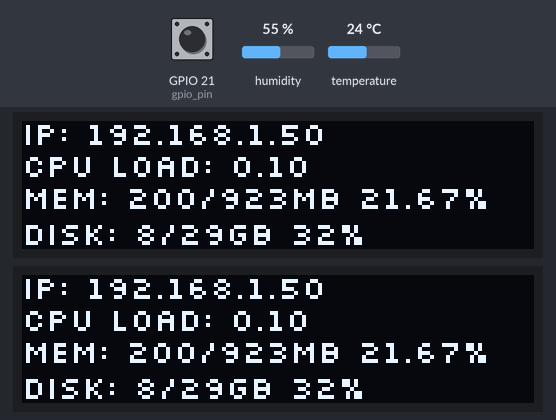
Recording of a program running on a simulated Raspberry Pi (BCM pin numbers). Parts: 2 × 128×32 one-colour display. The inputs (shaded band) are chosen by the test bench; at power-on: GPIO 21 (gpio_pin) LOW, humidity 55 %, temperature 24 °C. System figures (address, load, memory, disk, uptime) are fixed made-up values; text uses the font file from the repository; library files of the repository ran but are not shown: dht11.py; what the program prints to the terminal is not drawn.

Above: at 1.5 s.
1.6 s: GPIO 21 (gpio_pin) pulled HIGH for 0.7 s
At 2.1 s:
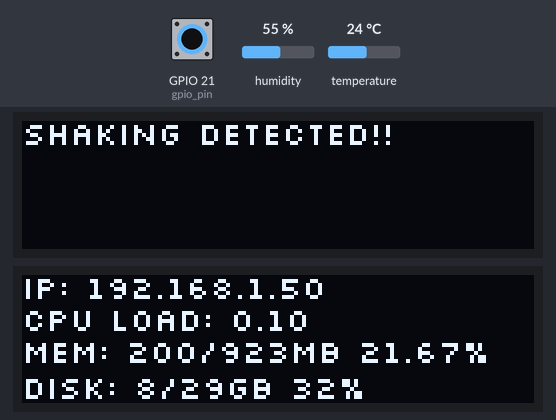
5.5 s: GPIO 21 (gpio_pin) pulled HIGH for 1 s
At 8.1 s:
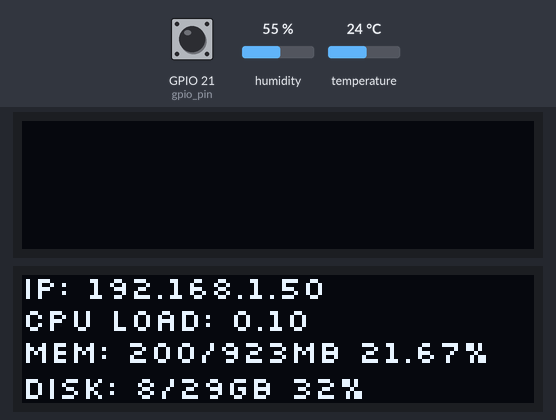
9.7 s: GPIO 21 (gpio_pin) pulled HIGH for 3.2 s
At 10.5 s:
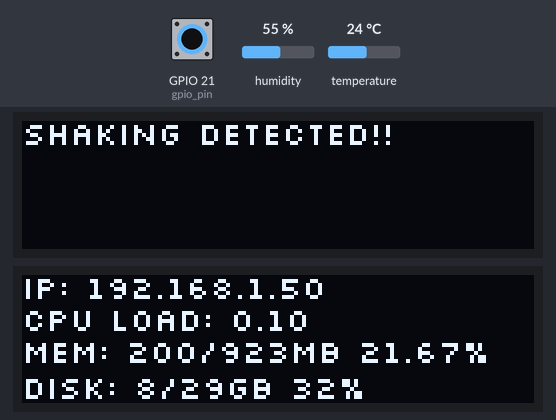
Timing chart, 0 to 12.7 s (numbered marks = the images above; inputs shaded):
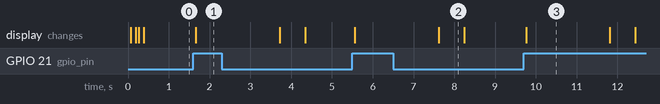

The program:

sensors.py
```python
#!/usr/bin/env python

"""sensor array wang-jangler"""

import time

import Adafruit_GPIO.SPI as SPI
import RPi.GPIO as GPIO
import Adafruit_SSD1306
import dht11

from PIL import Image
from PIL import ImageDraw
from PIL import ImageFont

import subprocess

class OLEDdisplay(object):

    def __init__(self):
        # Raspberry Pi pin configuration:
        self.RST = None

        # 128x32 display with hardware I2C:
        self.disp = Adafruit_SSD1306.SSD1306_128_32(rst=self.RST)
        # Initialize library.
        self.disp.begin()

        # Clear display.
        self.disp.clear()
        self.disp.display()

        # Create blank image for drawing.
        # Make sure to create image with mode '1' for 1-bit color.
        self.width = self.disp.width
        self.height = self.disp.height
        self.image = Image.new('1', (self.width, self.height))

        # Get drawing object to draw on image.
        self.draw = ImageDraw.Draw(self.image)

        # Draw a black filled box to clear the image.
        self.draw.rectangle((0, 0, self.width, self.height), outline=0, fill=0)

        self.padding = -2
        self.top = self.padding
        self.bottom = self.height-self.padding
        # Move left to right keeping track of the current x position for drawing shapes.
        self.x = 0

        self.font = self.load_font()

    def load_font(self):
        """load a font to use"""
        # Load default font.
        try:
            return ImageFont.truetype('./slkscr.ttf', 8)
        except:
            return ImageFont.load_default()

    def drawscreen(self):

        # while True:
        # Draw a black filled box to clear the image.
        self.draw.rectangle((0, 0, self.width, self.height), outline=0, fill=0)

        cmd = "hostname -I | cut -d\' \' -f1"
        IP = subprocess.check_output(cmd, shell = True)
        cmd = "top -bn1 | grep load | awk '{printf \"CPU Load: %.2f\", $(NF-2)}'"
        CPU = subprocess.check_output(cmd, shell = True)
        cmd = "free -m | awk 'NR==2{printf \"Mem: %s/%sMB %.2f%%\", $3,$2,$3*100/$2 }'"
        MemUsage = subprocess.check_output(cmd, shell = True)
        cmd = "df -h | awk '$NF==\"/\"{printf \"Disk: %d/%dGB %s\", $3,$2,$5}'"
        Disk = subprocess.check_output(cmd, shell = True)

        # Write two lines of text.

        self.draw.text((self.x, self.top),       "IP: " + str(IP),  font=self.font, fill=255)
        self.draw.text((self.x, self.top+8),     str(CPU), font=self.font, fill=255)
        self.draw.text((self.x, self.top+16),    str(MemUsage),  font=self.font, fill=255)
        self.draw.text((self.x, self.top+25),    str(Disk),  font=self.font, fill=255)

        # Display image.
        self.disp.image(self.image)
        self.disp.display()
            # time.sleep(.1)

    def previous_state():
        pass

    def print_text(self, line):
        """Just print a line of text on the screen."""
        self.draw.rectangle((0, 0, self.width, self.height), outline=0, fill=0)
        self.draw.text((self.x, self.top), line, font=self.font, fill=255)
        self.disp.image(self.image)
        self.disp.display()
        time.sleep(2)
        self.disp.clear()
        self.disp.display()


class VibeSensor(object):
    def __init__(self, gpio_pin, display=None):
        """Look at a vibe sensor's output.
        Add an optional display to write onto

        The sensor has a pot to tune sensitivity.
        It's low by default and when vibe evets fire, it goes high to 3.3v.
        """
        self.gpio_pin = gpio_pin  # integer, BCM pin number
        self.display = display  # the display object
        GPIO.setmode(GPIO.BCM)
        GPIO.setup(self.gpio_pin, GPIO.IN, pull_up_down=GPIO.PUD_DOWN)
        self.count = 0
        GPIO.add_event_detect(self.gpio_pin, GPIO.RISING, callback=self.callback, bouncetime=2000)

    def callback(self, pin):
        self.count += 1
        self.display.print_text("Shaking detected!!")
        print "Shaking detected!!!"
        time.sleep(0.5)
        self.display.drawscreen()

    def run(self):
        # import pdb;pdb.set_trace()
        while True:

            if GPIO.input(self.gpio_pin):
                print "HIGH input"
            else:
                print "LOW input"

            if GPIO.event_detected(self.gpio_pin):
                print "Event on pin 21!"
            time.sleep(0.1)

class TempSensor(object):
    def __init__(self, gpio_pin, display=None, units='farenheit'):
        self.gpio_pin = gpio_pin  # integer, BCM pin number
        self.display = display  # the display object
        GPIO.setmode(GPIO.BCM)
        self.dhtinstance = dht11.DHT11(pin=self.gpio_pin)
        self.units = units

    def run(self):
        while True:
            r = self.dhtinstance.read()
            if r.error_code == 0:
                print "Temp: {}, Humidity: {}".format(self.in_farenheit(r.temperature), r.humidity)
            time.sleep(0.5)

    def read(self):
        """
        Read the sensor, returning a dict of:
        - error_string
        - temperature
        - humidity
        """
        dht = self.dhtinstance.read()
        # if self.units == 'farenheit':
        #     dht['temperature'] = self.in_farenheit(dht.temperature)
        return dht

    @staticmethod
    def in_farenheit(temp_c):
        """Return a farenheit temperature value from a celsius input."""
        return temp_c * 1.8 + 32

class SensorArray(object):
    """This is all sensors, available in a single place."""
    def __init__(self):
        self.display = OLEDdisplay()
        self.thsensor = TempSensor(gpio_pin=20)
        self.vibesensor = VibeSensor(gpio_pin=21, display=self.display)

        # Draw the initial display
        self.display.drawscreen()

    def run(self):
        """start the sensor array"""
        my_display = OLEDdisplay()
        my_display.drawscreen()
        try:
            while True:
                th = self.thsensor.read()
                # returns 1 (error) quite often
                if th.error_code == 0:
                    print "Temp: {}, Humidity: {}".format(th.temperature, th.humidity)
                time.sleep(0.5)

        except KeyboardInterrupt:
            my_display.disp.clear()
            my_display.disp.display()
            my_display.print_text("Adios, muchacho!")
        finally:
            GPIO.cleanup()

sensors = SensorArray()
sensors.run()
```

Measured:
- after the input at 1.6 s, the display: changes after 0.06 s (image 1)
- after the input at 5.5 s, the display: first changes after 0.06 s (image 2 shows a later state)
- after the input at 9.7 s, the display: changes after 0.06 s (image 3)
- what the display in image 2 shows lasts 0.6 s, from 7.6 s to 8.2 s
- what the display in image 3 shows lasts 2.0 s, from 9.8 s to 11.8 s
